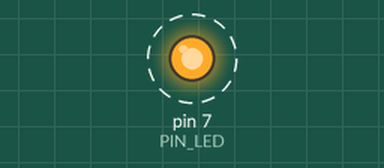
Recording of a sketch running on a simulated Arduino Uno, built with avr-gcc and run on an emulated ATmega328P. On the bench: output pins drawn as LEDs (lit = HIGH). Dashed ring = blinking. At 2.0 s the program stops and its outputs stay as they are.

Above: at 1.05 s.
Timing chart, 0 to 3.5 s (numbered marks = the images above):
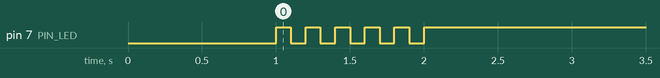

Measured:
- by itself, pin 7 (PIN_LED): alternates HIGH for 0.10 s and LOW for 0.10 s, 11 changes in all, then stays HIGH

The sketch:

05_practice_2.ino
```cpp
#define PIN_LED 7

void setup() {
  pinMode(PIN_LED, OUTPUT);
  Serial.begin(115200); // Initialize serial port
  while (!Serial) {
    ; // wait for serial port to connect.
  }
  digitalWrite(PIN_LED, 0); // active low공부.
  delay(1000);
}

void loop() {
  for(int i=1; i<=5; i++){
    digitalWrite(PIN_LED, 1);
    delay(100);
    digitalWrite(PIN_LED, 0);
    delay(100);
  }
  while(1){
    digitalWrite(PIN_LED,1);
    }
}
```
